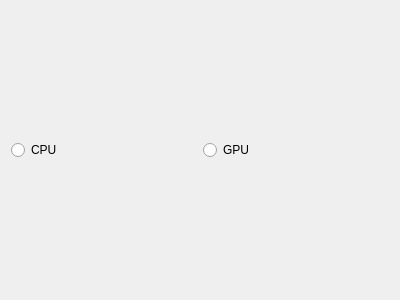
<?xml version="1.0" encoding="UTF-8"?>
<ui version="4.0">
 <class>FaceDetectionWidget</class>
 <widget class="QWidget" name="FaceDetectionWidget">
  <property name="geometry">
   <rect>
    <x>0</x>
    <y>0</y>
    <width>400</width>
    <height>300</height>
   </rect>
  </property>
  <property name="windowTitle">
   <string>Form</string>
  </property>
  <layout class="QGridLayout" name="gridLayout">
   <item row="0" column="0">
    <layout class="QVBoxLayout" name="verticalLayout">
     <item>
      <layout class="QHBoxLayout" name="horizontalLayout">
       <item>
        <widget class="QRadioButton" name="cpuRadioButton">
         <property name="text">
          <string>CPU</string>
         </property>
        </widget>
       </item>
       <item>
        <widget class="QRadioButton" name="gpuRadioButton">
         <property name="text">
          <string>GPU</string>
         </property>
        </widget>
       </item>
      </layout>
     </item>
    </layout>
   </item>
  </layout>
 </widget>
 <resources/>
 <connections/>
</ui>
